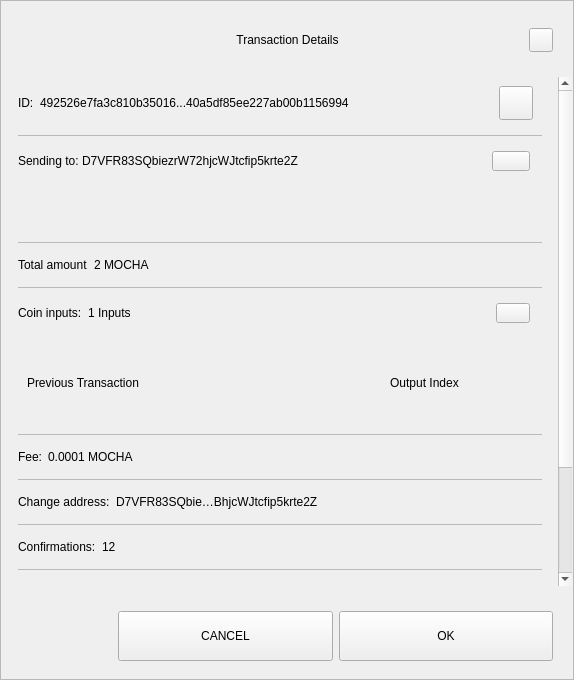
<?xml version="1.0" encoding="UTF-8"?>
<ui version="4.0">
 <class>TxDetailDialog</class>
 <widget class="QWidget" name="TxDetailDialog">
  <property name="geometry">
   <rect>
    <x>0</x>
    <y>0</y>
    <width>574</width>
    <height>680</height>
   </rect>
  </property>
  <property name="sizePolicy">
   <sizepolicy hsizetype="Preferred" vsizetype="Expanding">
    <horstretch>0</horstretch>
    <verstretch>0</verstretch>
   </sizepolicy>
  </property>
  <property name="minimumSize">
   <size>
    <width>574</width>
    <height>500</height>
   </size>
  </property>
  <property name="windowTitle">
   <string>Form</string>
  </property>
  <property name="styleSheet">
   <string notr="true"/>
  </property>
  <layout class="QVBoxLayout" name="verticalLayout_3">
   <property name="spacing">
    <number>0</number>
   </property>
   <property name="leftMargin">
    <number>0</number>
   </property>
   <property name="topMargin">
    <number>0</number>
   </property>
   <property name="rightMargin">
    <number>0</number>
   </property>
   <property name="bottomMargin">
    <number>0</number>
   </property>
   <item>
    <widget class="QFrame" name="frame">
     <property name="sizePolicy">
      <sizepolicy hsizetype="Preferred" vsizetype="Expanding">
       <horstretch>0</horstretch>
       <verstretch>0</verstretch>
      </sizepolicy>
     </property>
     <property name="styleSheet">
      <string notr="true"/>
     </property>
     <property name="frameShape">
      <enum>QFrame::StyledPanel</enum>
     </property>
     <property name="frameShadow">
      <enum>QFrame::Raised</enum>
     </property>
     <layout class="QVBoxLayout" name="verticalLayout">
      <property name="leftMargin">
       <number>0</number>
      </property>
      <property name="rightMargin">
       <number>0</number>
      </property>
      <item>
       <layout class="QHBoxLayout" name="horizontalLayout_3">
        <property name="spacing">
         <number>0</number>
        </property>
        <property name="leftMargin">
         <number>20</number>
        </property>
        <property name="topMargin">
         <number>10</number>
        </property>
        <property name="rightMargin">
         <number>20</number>
        </property>
        <item>
         <spacer name="horizontalSpacer_1">
          <property name="orientation">
           <enum>Qt::Horizontal</enum>
          </property>
          <property name="sizeHint" stdset="0">
           <size>
            <width>40</width>
            <height>20</height>
           </size>
          </property>
         </spacer>
        </item>
        <item>
         <widget class="QLabel" name="labelTitle">
          <property name="minimumSize">
           <size>
            <width>0</width>
            <height>40</height>
           </size>
          </property>
          <property name="maximumSize">
           <size>
            <width>16777215</width>
            <height>40</height>
           </size>
          </property>
          <property name="styleSheet">
           <string notr="true">padding-left:24px;</string>
          </property>
          <property name="text">
           <string>Transaction Details</string>
          </property>
          <property name="alignment">
           <set>Qt::AlignCenter</set>
          </property>
          <property name="margin">
           <number>7</number>
          </property>
         </widget>
        </item>
        <item>
         <spacer name="horizontalSpacer_2">
          <property name="orientation">
           <enum>Qt::Horizontal</enum>
          </property>
          <property name="sizeHint" stdset="0">
           <size>
            <width>40</width>
            <height>20</height>
           </size>
          </property>
         </spacer>
        </item>
        <item>
         <widget class="QPushButton" name="btnEsc">
          <property name="minimumSize">
           <size>
            <width>24</width>
            <height>24</height>
           </size>
          </property>
          <property name="maximumSize">
           <size>
            <width>24</width>
            <height>24</height>
           </size>
          </property>
          <property name="focusPolicy">
           <enum>Qt::NoFocus</enum>
          </property>
          <property name="text">
           <string/>
          </property>
         </widget>
        </item>
       </layout>
      </item>
      <item>
       <spacer name="verticalSpacer">
        <property name="orientation">
         <enum>Qt::Vertical</enum>
        </property>
        <property name="sizeType">
         <enum>QSizePolicy::Fixed</enum>
        </property>
        <property name="sizeHint" stdset="0">
         <size>
          <width>20</width>
          <height>10</height>
         </size>
        </property>
       </spacer>
      </item>
      <item>
       <widget class="QWidget" name="layoutScroll" native="true">
        <property name="minimumSize">
         <size>
          <width>0</width>
          <height>0</height>
         </size>
        </property>
        <layout class="QVBoxLayout" name="verticalLayout_4">
         <property name="leftMargin">
          <number>0</number>
         </property>
         <property name="topMargin">
          <number>0</number>
         </property>
         <property name="rightMargin">
          <number>0</number>
         </property>
         <item>
          <widget class="QScrollArea" name="scrollArea">
           <property name="styleSheet">
            <string notr="true">#scrollArea {
background:transparent;
}</string>
           </property>
           <property name="horizontalScrollBarPolicy">
            <enum>Qt::ScrollBarAlwaysOff</enum>
           </property>
           <property name="sizeAdjustPolicy">
            <enum>QAbstractScrollArea::AdjustIgnored</enum>
           </property>
           <property name="widgetResizable">
            <bool>true</bool>
           </property>
           <property name="alignment">
            <set>Qt::AlignLeading|Qt::AlignLeft|Qt::AlignTop</set>
           </property>
           <widget class="QWidget" name="scrollAreaWidgetContents">
            <property name="geometry">
             <rect>
              <x>0</x>
              <y>0</y>
              <width>556</width>
              <height>672</height>
             </rect>
            </property>
            <property name="autoFillBackground">
             <bool>false</bool>
            </property>
            <property name="styleSheet">
             <string notr="true">#scrollAreaWidgetContents {
background:transparent;
}</string>
            </property>
            <layout class="QVBoxLayout" name="verticalLayout_7">
             <property name="spacing">
              <number>0</number>
             </property>
             <property name="sizeConstraint">
              <enum>QLayout::SetDefaultConstraint</enum>
             </property>
             <property name="leftMargin">
              <number>0</number>
             </property>
             <property name="topMargin">
              <number>0</number>
             </property>
             <property name="rightMargin">
              <number>0</number>
             </property>
             <property name="bottomMargin">
              <number>0</number>
             </property>
             <item>
              <widget class="QWidget" name="content" native="true">
               <layout class="QVBoxLayout" name="verticalLayout_2">
                <property name="leftMargin">
                 <number>16</number>
                </property>
                <property name="topMargin">
                 <number>0</number>
                </property>
                <property name="rightMargin">
                 <number>16</number>
                </property>
                <item>
                 <widget class="QWidget" name="contentID" native="true">
                  <layout class="QHBoxLayout" name="horizontalLayout_12" stretch="0,1,0">
                   <property name="leftMargin">
                    <number>0</number>
                   </property>
                   <item>
                    <widget class="QLabel" name="labelId">
                     <property name="maximumSize">
                      <size>
                       <width>16777215</width>
                       <height>16777215</height>
                      </size>
                     </property>
                     <property name="text">
                      <string>ID:</string>
                     </property>
                    </widget>
                   </item>
                   <item>
                    <widget class="QLabel" name="textId">
                     <property name="text">
                      <string>492526e7fa3c810b35016...40a5df85ee227ab00b1156994</string>
                     </property>
                    </widget>
                   </item>
                   <item>
                    <widget class="QPushButton" name="pushCopy">
                     <property name="minimumSize">
                      <size>
                       <width>34</width>
                       <height>34</height>
                      </size>
                     </property>
                     <property name="maximumSize">
                      <size>
                       <width>34</width>
                       <height>34</height>
                      </size>
                     </property>
                     <property name="focusPolicy">
                      <enum>Qt::NoFocus</enum>
                     </property>
                     <property name="text">
                      <string/>
                     </property>
                     <property name="iconSize">
                      <size>
                       <width>24</width>
                       <height>24</height>
                      </size>
                     </property>
                    </widget>
                   </item>
                  </layout>
                 </widget>
                </item>
                <item>
                 <widget class="QLabel" name="labelDivider9">
                  <property name="maximumSize">
                   <size>
                    <width>16777215</width>
                    <height>1</height>
                   </size>
                  </property>
                  <property name="styleSheet">
                   <string notr="true">background-color:#bababa;</string>
                  </property>
                  <property name="text">
                   <string/>
                  </property>
                 </widget>
                </item>
                <item>
                 <widget class="QWidget" name="contentOutputs" native="true">
                  <layout class="QHBoxLayout" name="horizontalLayout_11" stretch="0,3,0">
                   <property name="spacing">
                    <number>0</number>
                   </property>
                   <property name="leftMargin">
                    <number>0</number>
                   </property>
                   <property name="rightMargin">
                    <number>12</number>
                   </property>
                   <item>
                    <widget class="QLabel" name="labelSend">
                     <property name="maximumSize">
                      <size>
                       <width>16777215</width>
                       <height>16777215</height>
                      </size>
                     </property>
                     <property name="text">
                      <string>Sending to: </string>
                     </property>
                    </widget>
                   </item>
                   <item>
                    <widget class="QLabel" name="textSend">
                     <property name="text">
                      <string>D7VFR83SQbiezrW72hjcWJtcfip5krte2Z </string>
                     </property>
                    </widget>
                   </item>
                   <item>
                    <widget class="QPushButton" name="pushOutputs">
                     <property name="minimumSize">
                      <size>
                       <width>34</width>
                       <height>20</height>
                      </size>
                     </property>
                     <property name="maximumSize">
                      <size>
                       <width>38</width>
                       <height>20</height>
                      </size>
                     </property>
                     <property name="focusPolicy">
                      <enum>Qt::NoFocus</enum>
                     </property>
                     <property name="styleSheet">
                      <string notr="true"/>
                     </property>
                     <property name="text">
                      <string/>
                     </property>
                    </widget>
                   </item>
                  </layout>
                 </widget>
                </item>
                <item>
                 <widget class="QScrollArea" name="outputsScrollArea">
                  <property name="minimumSize">
                   <size>
                    <width>0</width>
                    <height>50</height>
                   </size>
                  </property>
                  <property name="styleSheet">
                   <string notr="true">#outputsScrollArea {
background:transparent;
}</string>
                  </property>
                  <property name="widgetResizable">
                   <bool>true</bool>
                  </property>
                  <widget class="QWidget" name="container_outputs_base">
                   <property name="geometry">
                    <rect>
                     <x>0</x>
                     <y>0</y>
                     <width>522</width>
                     <height>48</height>
                    </rect>
                   </property>
                   <property name="styleSheet">
                    <string notr="true">#container_outputs_base {
background:transparent;
}</string>
                   </property>
                  </widget>
                 </widget>
                </item>
                <item>
                 <widget class="QLabel" name="labelDivider8">
                  <property name="maximumSize">
                   <size>
                    <width>16777215</width>
                    <height>1</height>
                   </size>
                  </property>
                  <property name="styleSheet">
                   <string notr="true">background-color:#bababa;</string>
                  </property>
                  <property name="text">
                   <string/>
                  </property>
                 </widget>
                </item>
                <item>
                 <widget class="QWidget" name="contentAmount" native="true">
                  <layout class="QHBoxLayout" name="horizontalLayout_4" stretch="0,1">
                   <property name="leftMargin">
                    <number>0</number>
                   </property>
                   <item>
                    <widget class="QLabel" name="labelAmount">
                     <property name="maximumSize">
                      <size>
                       <width>16777215</width>
                       <height>16777215</height>
                      </size>
                     </property>
                     <property name="text">
                      <string>Total amount</string>
                     </property>
                    </widget>
                   </item>
                   <item>
                    <widget class="QLabel" name="textAmount">
                     <property name="text">
                      <string>2 MOCHA</string>
                     </property>
                    </widget>
                   </item>
                  </layout>
                 </widget>
                </item>
                <item>
                 <widget class="QLabel" name="labelDivider6">
                  <property name="maximumSize">
                   <size>
                    <width>16777215</width>
                    <height>1</height>
                   </size>
                  </property>
                  <property name="styleSheet">
                   <string notr="true">background-color:#bababa;</string>
                  </property>
                  <property name="text">
                   <string/>
                  </property>
                 </widget>
                </item>
                <item>
                 <widget class="QWidget" name="contentInputs" native="true">
                  <layout class="QHBoxLayout" name="horizontalLayout" stretch="0,2,0">
                   <property name="leftMargin">
                    <number>0</number>
                   </property>
                   <property name="rightMargin">
                    <number>12</number>
                   </property>
                   <item>
                    <widget class="QLabel" name="labelInputs">
                     <property name="sizePolicy">
                      <sizepolicy hsizetype="Minimum" vsizetype="Preferred">
                       <horstretch>0</horstretch>
                       <verstretch>0</verstretch>
                      </sizepolicy>
                     </property>
                     <property name="maximumSize">
                      <size>
                       <width>16777215</width>
                       <height>16777215</height>
                      </size>
                     </property>
                     <property name="text">
                      <string>Coin inputs:</string>
                     </property>
                    </widget>
                   </item>
                   <item>
                    <widget class="QLabel" name="textInputs">
                     <property name="text">
                      <string>1 Inputs</string>
                     </property>
                    </widget>
                   </item>
                   <item>
                    <widget class="QPushButton" name="pushInputs">
                     <property name="maximumSize">
                      <size>
                       <width>34</width>
                       <height>20</height>
                      </size>
                     </property>
                     <property name="focusPolicy">
                      <enum>Qt::NoFocus</enum>
                     </property>
                     <property name="styleSheet">
                      <string notr="true"/>
                     </property>
                     <property name="text">
                      <string/>
                     </property>
                    </widget>
                   </item>
                  </layout>
                 </widget>
                </item>
                <item>
                 <widget class="QFrame" name="gridInputs">
                  <property name="sizePolicy">
                   <sizepolicy hsizetype="Preferred" vsizetype="MinimumExpanding">
                    <horstretch>0</horstretch>
                    <verstretch>0</verstretch>
                   </sizepolicy>
                  </property>
                  <property name="minimumSize">
                   <size>
                    <width>0</width>
                    <height>90</height>
                   </size>
                  </property>
                  <layout class="QGridLayout" name="gridLayoutInput" columnstretch="5,2" rowminimumheight="0">
                   <property name="sizeConstraint">
                    <enum>QLayout::SetMaximumSize</enum>
                   </property>
                   <property name="verticalSpacing">
                    <number>0</number>
                   </property>
                   <item row="0" column="0" alignment="Qt::AlignLeft">
                    <widget class="QLabel" name="labelTitlePrevTx">
                     <property name="text">
                      <string>Previous Transaction</string>
                     </property>
                    </widget>
                   </item>
                   <item row="0" column="1" alignment="Qt::AlignLeft">
                    <widget class="QLabel" name="labelOutputIndex">
                     <property name="text">
                      <string>Output Index</string>
                     </property>
                     <property name="alignment">
                      <set>Qt::AlignCenter</set>
                     </property>
                    </widget>
                   </item>
                  </layout>
                 </widget>
                </item>
                <item>
                 <widget class="QLabel" name="labelDivider1">
                  <property name="maximumSize">
                   <size>
                    <width>16777215</width>
                    <height>1</height>
                   </size>
                  </property>
                  <property name="styleSheet">
                   <string notr="true">background-color:#bababa;</string>
                  </property>
                  <property name="text">
                   <string/>
                  </property>
                 </widget>
                </item>
                <item>
                 <widget class="QWidget" name="contentFee" native="true">
                  <layout class="QHBoxLayout" name="horizontalLayout_7" stretch="0,1">
                   <property name="leftMargin">
                    <number>0</number>
                   </property>
                   <item>
                    <widget class="QLabel" name="labelFee">
                     <property name="maximumSize">
                      <size>
                       <width>16777215</width>
                       <height>16777215</height>
                      </size>
                     </property>
                     <property name="text">
                      <string>Fee:</string>
                     </property>
                    </widget>
                   </item>
                   <item>
                    <widget class="QLabel" name="textFee">
                     <property name="text">
                      <string>0.0001 MOCHA</string>
                     </property>
                    </widget>
                   </item>
                  </layout>
                 </widget>
                </item>
                <item>
                 <widget class="QLabel" name="labelDivider2">
                  <property name="maximumSize">
                   <size>
                    <width>16777215</width>
                    <height>1</height>
                   </size>
                  </property>
                  <property name="styleSheet">
                   <string notr="true">background-color:#bababa;</string>
                  </property>
                  <property name="text">
                   <string/>
                  </property>
                 </widget>
                </item>
                <item>
                 <widget class="QWidget" name="contentChangeAddress" native="true">
                  <layout class="QHBoxLayout" name="horizontalLayout_6" stretch="0,1">
                   <property name="leftMargin">
                    <number>0</number>
                   </property>
                   <item>
                    <widget class="QLabel" name="labelChange">
                     <property name="maximumSize">
                      <size>
                       <width>16777215</width>
                       <height>16777215</height>
                      </size>
                     </property>
                     <property name="text">
                      <string>Change address:</string>
                     </property>
                    </widget>
                   </item>
                   <item>
                    <widget class="QLabel" name="textChange">
                     <property name="text">
                      <string>D7VFR83SQbie…BhjcWJtcfip5krte2Z </string>
                     </property>
                    </widget>
                   </item>
                  </layout>
                 </widget>
                </item>
                <item>
                 <widget class="QLabel" name="labelDivider4">
                  <property name="maximumSize">
                   <size>
                    <width>16777215</width>
                    <height>1</height>
                   </size>
                  </property>
                  <property name="styleSheet">
                   <string notr="true">background-color:#bababa;</string>
                  </property>
                  <property name="text">
                   <string/>
                  </property>
                 </widget>
                </item>
                <item>
                 <widget class="QWidget" name="contentConfirmations" native="true">
                  <layout class="QHBoxLayout" name="horizontalLayout_8" stretch="0,1">
                   <property name="leftMargin">
                    <number>0</number>
                   </property>
                   <item>
                    <widget class="QLabel" name="labelConfirmations">
                     <property name="maximumSize">
                      <size>
                       <width>16777215</width>
                       <height>16777215</height>
                      </size>
                     </property>
                     <property name="text">
                      <string>Confirmations:</string>
                     </property>
                    </widget>
                   </item>
                   <item>
                    <widget class="QLabel" name="textConfirmations">
                     <property name="text">
                      <string>12</string>
                     </property>
                    </widget>
                   </item>
                  </layout>
                 </widget>
                </item>
                <item>
                 <widget class="QLabel" name="labelDivider7">
                  <property name="maximumSize">
                   <size>
                    <width>16777215</width>
                    <height>1</height>
                   </size>
                  </property>
                  <property name="styleSheet">
                   <string notr="true">background-color:#bababa;</string>
                  </property>
                  <property name="text">
                   <string/>
                  </property>
                 </widget>
                </item>
                <item>
                 <widget class="QWidget" name="contentSize" native="true">
                  <layout class="QHBoxLayout" name="horizontalLayout_9" stretch="0,1">
                   <property name="leftMargin">
                    <number>0</number>
                   </property>
                   <item>
                    <widget class="QLabel" name="labelSize">
                     <property name="maximumSize">
                      <size>
                       <width>16777215</width>
                       <height>16777215</height>
                      </size>
                     </property>
                     <property name="text">
                      <string>Size:</string>
                     </property>
                    </widget>
                   </item>
                   <item>
                    <widget class="QLabel" name="textSize">
                     <property name="text">
                      <string>2 kB</string>
                     </property>
                    </widget>
                   </item>
                  </layout>
                 </widget>
                </item>
                <item>
                 <widget class="QLabel" name="labelDivider3">
                  <property name="maximumSize">
                   <size>
                    <width>16777215</width>
                    <height>1</height>
                   </size>
                  </property>
                  <property name="styleSheet">
                   <string notr="true">background-color:#bababa;</string>
                  </property>
                  <property name="text">
                   <string/>
                  </property>
                 </widget>
                </item>
                <item>
                 <widget class="QWidget" name="contentDate" native="true">
                  <layout class="QHBoxLayout" name="horizontalLayout_5" stretch="0,1">
                   <property name="leftMargin">
                    <number>0</number>
                   </property>
                   <item>
                    <widget class="QLabel" name="labelDate">
                     <property name="maximumSize">
                      <size>
                       <width>16777215</width>
                       <height>16777215</height>
                      </size>
                     </property>
                     <property name="text">
                      <string>Date:</string>
                     </property>
                    </widget>
                   </item>
                   <item>
                    <widget class="QLabel" name="textDate">
                     <property name="text">
                      <string>May 25, 2017</string>
                     </property>
                    </widget>
                   </item>
                  </layout>
                 </widget>
                </item>
                <item>
                 <widget class="QLabel" name="labelDivider5">
                  <property name="maximumSize">
                   <size>
                    <width>16777215</width>
                    <height>1</height>
                   </size>
                  </property>
                  <property name="styleSheet">
                   <string notr="true">background-color:#bababa;</string>
                  </property>
                  <property name="text">
                   <string/>
                  </property>
                 </widget>
                </item>
                <item>
                 <widget class="QWidget" name="contentStatus" native="true">
                  <layout class="QHBoxLayout" name="horizontalLayout_10" stretch="0,1">
                   <property name="leftMargin">
                    <number>0</number>
                   </property>
                   <item>
                    <widget class="QLabel" name="labelStatus">
                     <property name="maximumSize">
                      <size>
                       <width>16777215</width>
                       <height>16777215</height>
                      </size>
                     </property>
                     <property name="text">
                      <string>Status:</string>
                     </property>
                    </widget>
                   </item>
                   <item>
                    <widget class="QLabel" name="textStatus">
                     <property name="text">
                      <string>Spendable</string>
                     </property>
                    </widget>
                   </item>
                  </layout>
                 </widget>
                </item>
                <item>
                 <spacer name="verticalSpacer_2">
                  <property name="orientation">
                   <enum>Qt::Vertical</enum>
                  </property>
                  <property name="sizeType">
                   <enum>QSizePolicy::Expanding</enum>
                  </property>
                  <property name="sizeHint" stdset="0">
                   <size>
                    <width>20</width>
                    <height>10</height>
                   </size>
                  </property>
                 </spacer>
                </item>
                <item>
                 <widget class="QLabel" name="labelWarning">
                  <property name="text">
                   <string>TextLabel</string>
                  </property>
                  <property name="alignment">
                   <set>Qt::AlignCenter</set>
                  </property>
                 </widget>
                </item>
               </layout>
              </widget>
             </item>
            </layout>
           </widget>
          </widget>
         </item>
        </layout>
       </widget>
      </item>
      <item>
       <widget class="QWidget" name="containerButtons" native="true">
        <layout class="QHBoxLayout" name="horizontalLayout1" stretch="1,2,2">
         <property name="leftMargin">
          <number>10</number>
         </property>
         <property name="rightMargin">
          <number>20</number>
         </property>
         <item>
          <spacer name="horizontalSpacer_3">
           <property name="orientation">
            <enum>Qt::Horizontal</enum>
           </property>
           <property name="sizeHint" stdset="0">
            <size>
             <width>40</width>
             <height>20</height>
            </size>
           </property>
          </spacer>
         </item>
         <item>
          <widget class="QPushButton" name="btnCancel">
           <property name="minimumSize">
            <size>
             <width>200</width>
             <height>50</height>
            </size>
           </property>
           <property name="focusPolicy">
            <enum>Qt::NoFocus</enum>
           </property>
           <property name="text">
            <string>CANCEL</string>
           </property>
          </widget>
         </item>
         <item>
          <widget class="QPushButton" name="btnSave">
           <property name="minimumSize">
            <size>
             <width>200</width>
             <height>50</height>
            </size>
           </property>
           <property name="focusPolicy">
            <enum>Qt::NoFocus</enum>
           </property>
           <property name="text">
            <string>OK</string>
           </property>
          </widget>
         </item>
        </layout>
       </widget>
      </item>
     </layout>
    </widget>
   </item>
  </layout>
 </widget>
 <resources/>
 <connections/>
</ui>
